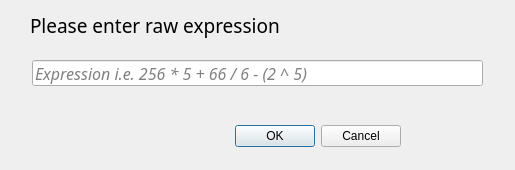
<?xml version="1.0" encoding="UTF-8"?>
<ui version="4.0">
 <class>Prompt</class>
 <widget class="QDialog" name="Prompt">
  <property name="geometry">
   <rect>
    <x>0</x>
    <y>0</y>
    <width>515</width>
    <height>170</height>
   </rect>
  </property>
  <property name="windowTitle">
   <string>Dialog</string>
  </property>
  <widget class="QDialogButtonBox" name="action">
   <property name="geometry">
    <rect>
     <x>60</x>
     <y>120</y>
     <width>341</width>
     <height>32</height>
    </rect>
   </property>
   <property name="orientation">
    <enum>Qt::Horizontal</enum>
   </property>
   <property name="standardButtons">
    <set>QDialogButtonBox::Cancel|QDialogButtonBox::Ok</set>
   </property>
  </widget>
  <widget class="QLabel" name="purpose">
   <property name="geometry">
    <rect>
     <x>30</x>
     <y>10</y>
     <width>451</width>
     <height>31</height>
    </rect>
   </property>
   <property name="font">
    <font>
     <family>Padauk</family>
     <pointsize>14</pointsize>
    </font>
   </property>
   <property name="text">
    <string>Please enter raw expression</string>
   </property>
  </widget>
  <widget class="QLineEdit" name="expression">
   <property name="geometry">
    <rect>
     <x>32</x>
     <y>60</y>
     <width>451</width>
     <height>26</height>
    </rect>
   </property>
   <property name="font">
    <font>
     <family>Source Code Pro</family>
     <pointsize>12</pointsize>
     <italic>true</italic>
    </font>
   </property>
   <property name="text">
    <string/>
   </property>
   <property name="placeholderText">
    <string>Expression i.e. 256 * 5 + 66 / 6 - (2 ^ 5)</string>
   </property>
  </widget>
 </widget>
 <resources/>
 <connections>
  <connection>
   <sender>action</sender>
   <signal>accepted()</signal>
   <receiver>Prompt</receiver>
   <slot>accept()</slot>
   <hints>
    <hint type="sourcelabel">
     <x>248</x>
     <y>254</y>
    </hint>
    <hint type="destinationlabel">
     <x>157</x>
     <y>274</y>
    </hint>
   </hints>
  </connection>
  <connection>
   <sender>action</sender>
   <signal>rejected()</signal>
   <receiver>Prompt</receiver>
   <slot>reject()</slot>
   <hints>
    <hint type="sourcelabel">
     <x>316</x>
     <y>260</y>
    </hint>
    <hint type="destinationlabel">
     <x>286</x>
     <y>274</y>
    </hint>
   </hints>
  </connection>
 </connections>
</ui>
